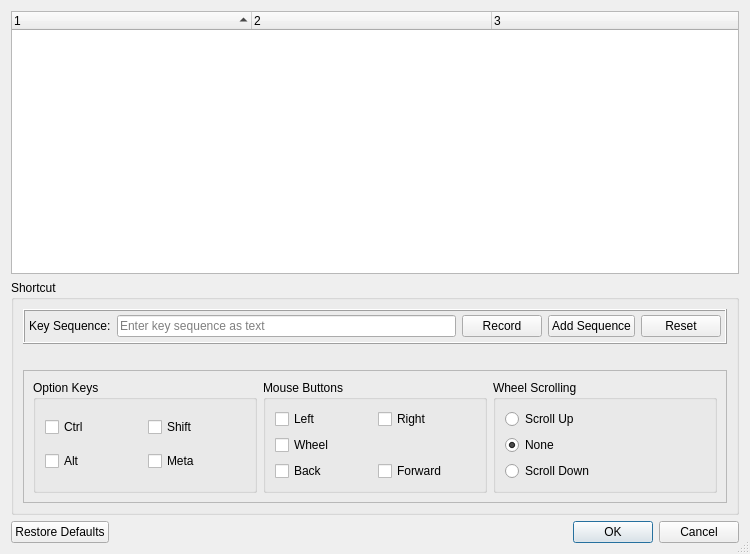
<?xml version="1.0" encoding="UTF-8"?>
<ui version="4.0">
 <class>KeyConfigDialog</class>
 <widget class="QDialog" name="KeyConfigDialog">
  <property name="geometry">
   <rect>
    <x>0</x>
    <y>0</y>
    <width>750</width>
    <height>554</height>
   </rect>
  </property>
  <property name="windowTitle">
   <string extracomment="Title of the dialog to customize the shortcut keys">KeyConfig</string>
  </property>
  <property name="sizeGripEnabled">
   <bool>true</bool>
  </property>
  <layout class="QVBoxLayout" name="verticalLayout_2">
   <item>
    <widget class="QTreeWidget" name="treeWidget">
     <property name="selectionBehavior">
      <enum>QAbstractItemView::SelectRows</enum>
     </property>
     <property name="uniformRowHeights">
      <bool>true</bool>
     </property>
     <property name="sortingEnabled">
      <bool>true</bool>
     </property>
     <property name="columnCount">
      <number>3</number>
     </property>
     <attribute name="headerVisible">
      <bool>true</bool>
     </attribute>
     <attribute name="headerDefaultSectionSize">
      <number>240</number>
     </attribute>
     <column>
      <property name="text">
       <string notr="true">1</string>
      </property>
     </column>
     <column>
      <property name="text">
       <string notr="true">2</string>
      </property>
     </column>
     <column>
      <property name="text">
       <string notr="true">3</string>
      </property>
     </column>
    </widget>
   </item>
   <item>
    <widget class="QGroupBox" name="shortcutGroupBox">
     <property name="enabled">
      <bool>true</bool>
     </property>
     <property name="styleSheet">
      <string notr="true"/>
     </property>
     <property name="title">
      <string extracomment="Title of the frame in which the shortcut changing function is arranged">Shortcut</string>
     </property>
     <layout class="QVBoxLayout" name="verticalLayout">
      <item>
       <widget class="QFrame" name="frameSqeuence">
        <property name="frameShape">
         <enum>QFrame::Box</enum>
        </property>
        <property name="frameShadow">
         <enum>QFrame::Raised</enum>
        </property>
        <layout class="QHBoxLayout" name="horizontalLayout">
         <property name="leftMargin">
          <number>4</number>
         </property>
         <property name="topMargin">
          <number>4</number>
         </property>
         <property name="rightMargin">
          <number>4</number>
         </property>
         <property name="bottomMargin">
          <number>5</number>
         </property>
         <item>
          <widget class="QLabel" name="label">
           <property name="text">
            <string extracomment="Title of LineEdit label to which shortcut key is input">Key Sequence:</string>
           </property>
          </widget>
         </item>
         <item>
          <widget class="QLineEdit" name="shortcutEdit">
           <property name="sizePolicy">
            <sizepolicy hsizetype="MinimumExpanding" vsizetype="Fixed">
             <horstretch>0</horstretch>
             <verstretch>0</verstretch>
            </sizepolicy>
           </property>
           <property name="text">
            <string/>
           </property>
           <property name="echoMode">
            <enum>QLineEdit::Normal</enum>
           </property>
           <property name="readOnly">
            <bool>false</bool>
           </property>
           <property name="placeholderText">
            <string extracomment="Enter shortcut keys Gray text to display before inputting LineEdit">Enter key sequence as text</string>
           </property>
           <property name="clearButtonEnabled">
            <bool>true</bool>
           </property>
          </widget>
         </item>
         <item>
          <widget class="ShortcutButton" name="recordButton">
           <property name="sizePolicy">
            <sizepolicy hsizetype="Preferred" vsizetype="Fixed">
             <horstretch>0</horstretch>
             <verstretch>0</verstretch>
            </sizepolicy>
           </property>
           <property name="text">
            <string>Record</string>
           </property>
           <property name="checkable">
            <bool>true</bool>
           </property>
          </widget>
         </item>
         <item>
          <widget class="QPushButton" name="addSequenceButton">
           <property name="text">
            <string>Add Sequence</string>
           </property>
          </widget>
         </item>
         <item>
          <widget class="QPushButton" name="resetButton">
           <property name="text">
            <string>Reset</string>
           </property>
          </widget>
         </item>
        </layout>
       </widget>
      </item>
      <item>
       <widget class="QLabel" name="warningLabel">
        <property name="palette">
         <palette>
          <active>
           <colorrole role="WindowText">
            <brush brushstyle="SolidPattern">
             <color alpha="255">
              <red>255</red>
              <green>0</green>
              <blue>0</blue>
             </color>
            </brush>
           </colorrole>
          </active>
          <inactive>
           <colorrole role="WindowText">
            <brush brushstyle="SolidPattern">
             <color alpha="255">
              <red>255</red>
              <green>0</green>
              <blue>0</blue>
             </color>
            </brush>
           </colorrole>
          </inactive>
          <disabled>
           <colorrole role="WindowText">
            <brush brushstyle="SolidPattern">
             <color alpha="255">
              <red>120</red>
              <green>120</green>
              <blue>120</blue>
             </color>
            </brush>
           </colorrole>
          </disabled>
         </palette>
        </property>
        <property name="text">
         <string/>
        </property>
       </widget>
      </item>
      <item>
       <widget class="QFrame" name="frameMouseOptions">
        <property name="frameShape">
         <enum>QFrame::StyledPanel</enum>
        </property>
        <property name="frameShadow">
         <enum>QFrame::Raised</enum>
        </property>
        <layout class="QHBoxLayout" name="horizontalLayout_2">
         <item>
          <widget class="QGroupBox" name="groupBox_3">
           <property name="title">
            <string>Option Keys</string>
           </property>
           <layout class="QGridLayout" name="gridLayout_2">
            <item row="0" column="0">
             <widget class="QCheckBox" name="checkBoxCtrl">
              <property name="text">
               <string>Ctrl</string>
              </property>
             </widget>
            </item>
            <item row="0" column="1">
             <widget class="QCheckBox" name="checkBoxShift">
              <property name="text">
               <string>Shift</string>
              </property>
             </widget>
            </item>
            <item row="1" column="0">
             <widget class="QCheckBox" name="checkBoxAlt">
              <property name="text">
               <string extracomment="maybe 'Option' in OSX">Alt</string>
              </property>
             </widget>
            </item>
            <item row="1" column="1">
             <widget class="QCheckBox" name="checkBoxMeta">
              <property name="text">
               <string extracomment="maybe 'Command' in OSX">Meta</string>
              </property>
             </widget>
            </item>
           </layout>
          </widget>
         </item>
         <item>
          <widget class="QGroupBox" name="groupBox">
           <property name="title">
            <string>Mouse Buttons</string>
           </property>
           <layout class="QGridLayout" name="gridLayout">
            <item row="0" column="1">
             <widget class="QCheckBox" name="checkBoxRight">
              <property name="text">
               <string>Right</string>
              </property>
             </widget>
            </item>
            <item row="0" column="0">
             <widget class="QCheckBox" name="checkBoxLeft">
              <property name="text">
               <string>Left</string>
              </property>
             </widget>
            </item>
            <item row="1" column="0">
             <widget class="QCheckBox" name="checkBoxWheel">
              <property name="text">
               <string>Wheel</string>
              </property>
             </widget>
            </item>
            <item row="2" column="0">
             <widget class="QCheckBox" name="checkBoxBackward">
              <property name="text">
               <string>Back</string>
              </property>
             </widget>
            </item>
            <item row="2" column="1">
             <widget class="QCheckBox" name="checkBoxForward">
              <property name="text">
               <string>Forward</string>
              </property>
             </widget>
            </item>
           </layout>
          </widget>
         </item>
         <item>
          <widget class="QGroupBox" name="groupBox_2">
           <property name="enabled">
            <bool>true</bool>
           </property>
           <property name="title">
            <string>Wheel Scrolling</string>
           </property>
           <layout class="QVBoxLayout" name="verticalLayout_3">
            <item>
             <widget class="QRadioButton" name="radioButtonUp">
              <property name="text">
               <string>Scroll Up</string>
              </property>
             </widget>
            </item>
            <item>
             <widget class="QRadioButton" name="radioButtonNone">
              <property name="text">
               <string>None</string>
              </property>
              <property name="checked">
               <bool>true</bool>
              </property>
             </widget>
            </item>
            <item>
             <widget class="QRadioButton" name="radioButtonDown">
              <property name="text">
               <string>Scroll Down</string>
              </property>
             </widget>
            </item>
           </layout>
          </widget>
         </item>
        </layout>
       </widget>
      </item>
     </layout>
    </widget>
   </item>
   <item>
    <widget class="QDialogButtonBox" name="buttonBox">
     <property name="orientation">
      <enum>Qt::Horizontal</enum>
     </property>
     <property name="standardButtons">
      <set>QDialogButtonBox::Cancel|QDialogButtonBox::Ok|QDialogButtonBox::RestoreDefaults</set>
     </property>
    </widget>
   </item>
  </layout>
 </widget>
 <customwidgets>
  <customwidget>
   <class>ShortcutButton</class>
   <extends>QPushButton</extends>
   <header>shortcutbutton.h</header>
  </customwidget>
 </customwidgets>
 <resources/>
 <connections/>
 <slots>
  <slot>on_currentCommandChanged(QTreeWidgetItem*,QTreeWidgetItem*)</slot>
  <slot>on_keySequence_changed(QKeySequence)</slot>
  <slot>on_resetToDefault()</slot>
  <slot>on_shortcutClearButton_triggerd()</slot>
  <slot>on_shortcutEdit_changed(QString)</slot>
 </slots>
</ui>
